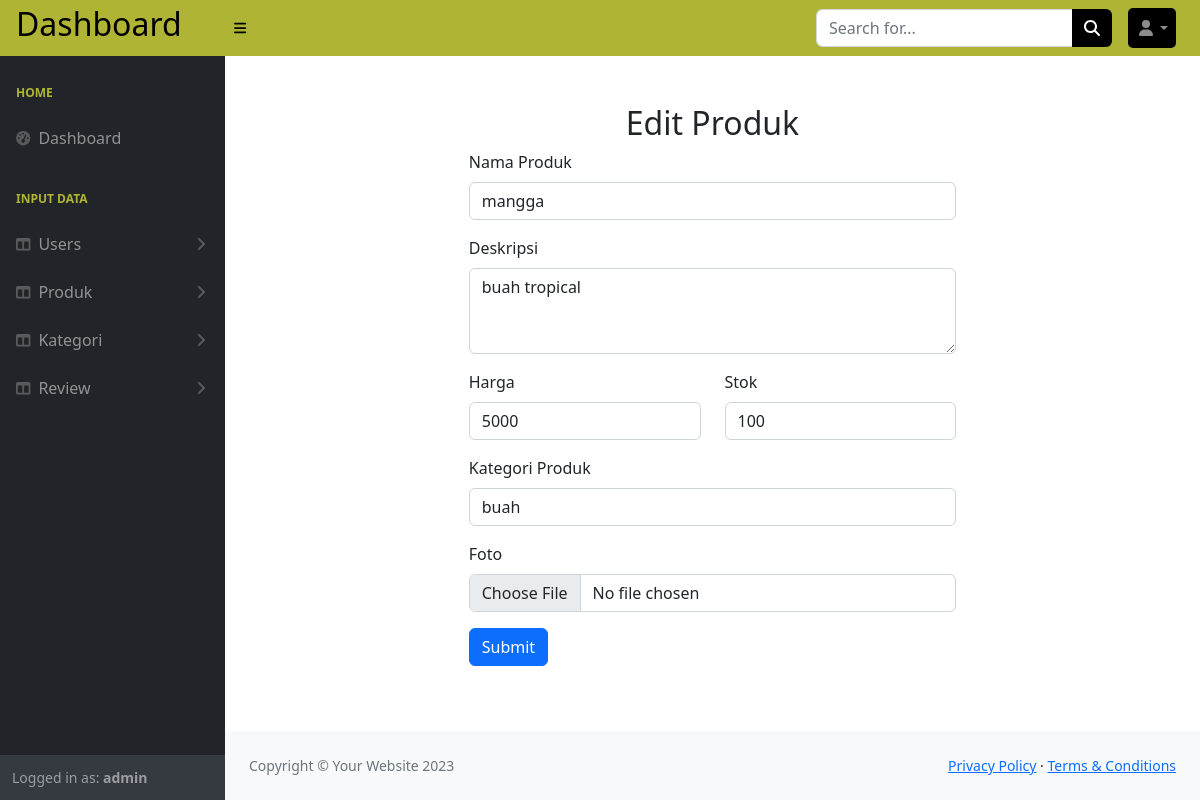
Page /dashboard/produk/edit_produk.php?id_produk=7 (signed in) on the committed database.
### tables this page shows
CREATE TABLE `products` (
  `product_id` int(11) NOT NULL,
  `user_id` int(11) NOT NULL,
  `nm_product` varchar(255) NOT NULL,
  `desc_product` text DEFAULT NULL,
  `price` int(20) NOT NULL,
  `stock_quantity` int(11) NOT NULL,
  `category_id` int(11) DEFAULT NULL,
  `image` varchar(255) DEFAULT NULL,
  `created_at` timestamp NOT NULL DEFAULT current_timestamp()
);

CREATE TABLE `categories` (
  `category_id` int(11) NOT NULL,
  `nm_category` varchar(255) NOT NULL,
  `desc_category` text DEFAULT NULL
);

### dashboard/produk/edit_produk.php (the view, shortened to what this page needs)
<?php
include "../layout/header.php";
?>
<?php include "../koneksi.php";
$id_produk = $_GET['id_produk'];
$cari = mysqli_query($connect, "SELECT * FROM products WHERE product_id = '$id_produk'");
$itemproduk = mysqli_fetch_array($cari);
?>
<form action="prosesEdit_produk.php?id_produk=<?= $itemproduk['product_id'] ?>" method="post" enctype="multipart/form-data" class="mx-auto my-5 w-50">
    <h2 style="text-align: center;">Edit Produk</h2>
    <div class="mb-3">
        <label for="" class="form-label">Nama Produk</label>
        <input type="text" class="form-control" id="" name="nm_produk" value="<?= $itemproduk['nm_product'] ?>">
    </div>
    <div class="mb-3">
        <label for="exampleFormControlTextarea1" class="form-label">Deskripsi</label>
        <textarea class="form-control" id="exampleFormControlTextarea1" rows="3" name="deskripsi"><?= $itemproduk['desc_product'] ?></textarea>
    </div>
    <div class="row">
        <div class="col mb-3">
            <label for="exampleInput" class="form-label">Harga</label>
            <input type="text" class="form-control" id="" name="harga" value="<?= $itemproduk['price'] ?>">
        </div>
        <div class="col mb-3">
            <label for="exampleInput" class="form-label">Stok</label>
            <input type="text" class="form-control" id="" name="stok" value="<?= $itemproduk['stock_quantity'] ?>">
        </div>
    </div>
    <div class="mb-3">
        <label for="" class="form-label">Kategori Produk</label>
        <select name="kategori" id="" class="form-control">
            <?php
            include "../koneksi.php";
            $kategori = mysqli_query($connect, "SELECT * FROM categories");
            while ($itemkategori = mysqli_fetch_array($kategori)) {
            ?>
                <option value="<?= $itemkategori['category_id'] ?>"
                    <?= $itemkategori['category_id'] == $itemproduk['category_id'] ? 'selected' : '' ?>>
                    <?= $itemkategori['nm_category'] ?>
                </option>
            <?php } ?>
        </select>
    </div>
    <div class="mb-3">
        <label for="formFile" class="form-label">Foto</label>
        <input class="form-control" type="file" id="formFile" name="image" value="<?= $itemproduk['image'] ?>">
    </div>
    <button type="submit" class="btn btn-primary">Submit</button>
</form>
<?php include "../layout/footer.php"; ?>

### rows in the picture
products: nm_produk "mangga", deskripsi "buah tropical", harga "5000", stok "100", kategori "buah"

### other values in the picture
$role "admin"
